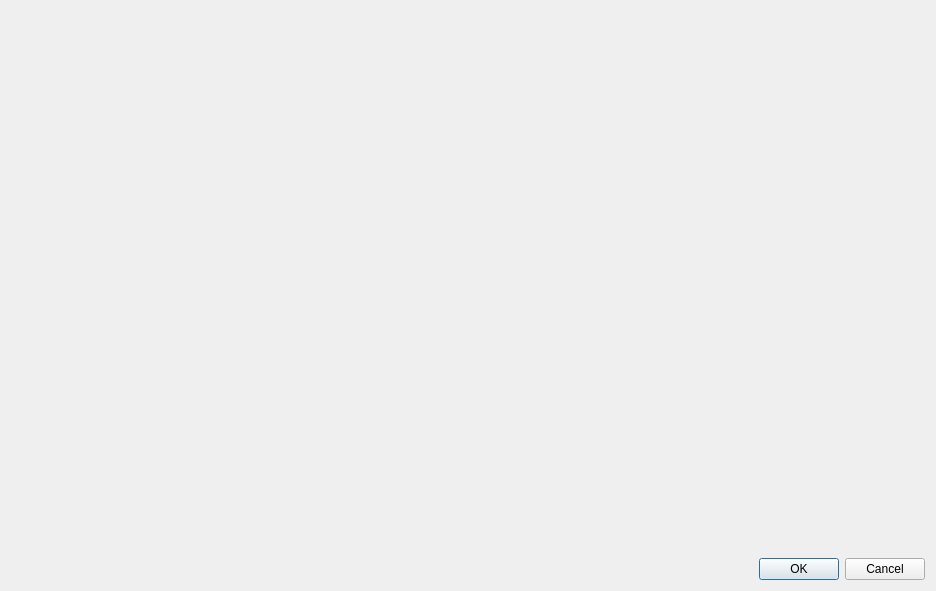
<?xml version="1.0" encoding="UTF-8"?>
<ui version="4.0">
 <class>tlinsEditDatabaseObject</class>
 <widget class="QDialog" name="tlinsEditDatabaseObject">
  <property name="geometry">
   <rect>
    <x>0</x>
    <y>0</y>
    <width>936</width>
    <height>591</height>
   </rect>
  </property>
  <property name="minimumSize">
   <size>
    <width>0</width>
    <height>0</height>
   </size>
  </property>
  <property name="maximumSize">
   <size>
    <width>16777215</width>
    <height>16777215</height>
   </size>
  </property>
  <property name="windowTitle">
   <string>Dialog</string>
  </property>
  <layout class="QGridLayout" name="gridLayout">
   <item row="0" column="0">
    <widget class="tlinsWAstroDatabaseObject" name="databaseObject" native="true">
     <property name="sizePolicy">
      <sizepolicy hsizetype="Expanding" vsizetype="Expanding">
       <horstretch>0</horstretch>
       <verstretch>0</verstretch>
      </sizepolicy>
     </property>
     <property name="minimumSize">
      <size>
       <width>10</width>
       <height>10</height>
      </size>
     </property>
     <property name="maximumSize">
      <size>
       <width>16777215</width>
       <height>16777215</height>
      </size>
     </property>
    </widget>
   </item>
   <item row="1" column="0">
    <widget class="QDialogButtonBox" name="buttons">
     <property name="orientation">
      <enum>Qt::Horizontal</enum>
     </property>
     <property name="standardButtons">
      <set>QDialogButtonBox::Cancel|QDialogButtonBox::Ok</set>
     </property>
    </widget>
   </item>
  </layout>
 </widget>
 <customwidgets>
  <customwidget>
   <class>tlinsWAstroDatabaseObject</class>
   <extends>QWidget</extends>
   <header>tlinswastrodatabaseobject.h</header>
   <container>1</container>
  </customwidget>
 </customwidgets>
 <resources/>
 <connections>
  <connection>
   <sender>buttons</sender>
   <signal>accepted()</signal>
   <receiver>tlinsEditDatabaseObject</receiver>
   <slot>accept()</slot>
   <hints>
    <hint type="sourcelabel">
     <x>248</x>
     <y>254</y>
    </hint>
    <hint type="destinationlabel">
     <x>157</x>
     <y>274</y>
    </hint>
   </hints>
  </connection>
  <connection>
   <sender>buttons</sender>
   <signal>rejected()</signal>
   <receiver>tlinsEditDatabaseObject</receiver>
   <slot>reject()</slot>
   <hints>
    <hint type="sourcelabel">
     <x>316</x>
     <y>260</y>
    </hint>
    <hint type="destinationlabel">
     <x>286</x>
     <y>274</y>
    </hint>
   </hints>
  </connection>
 </connections>
</ui>
